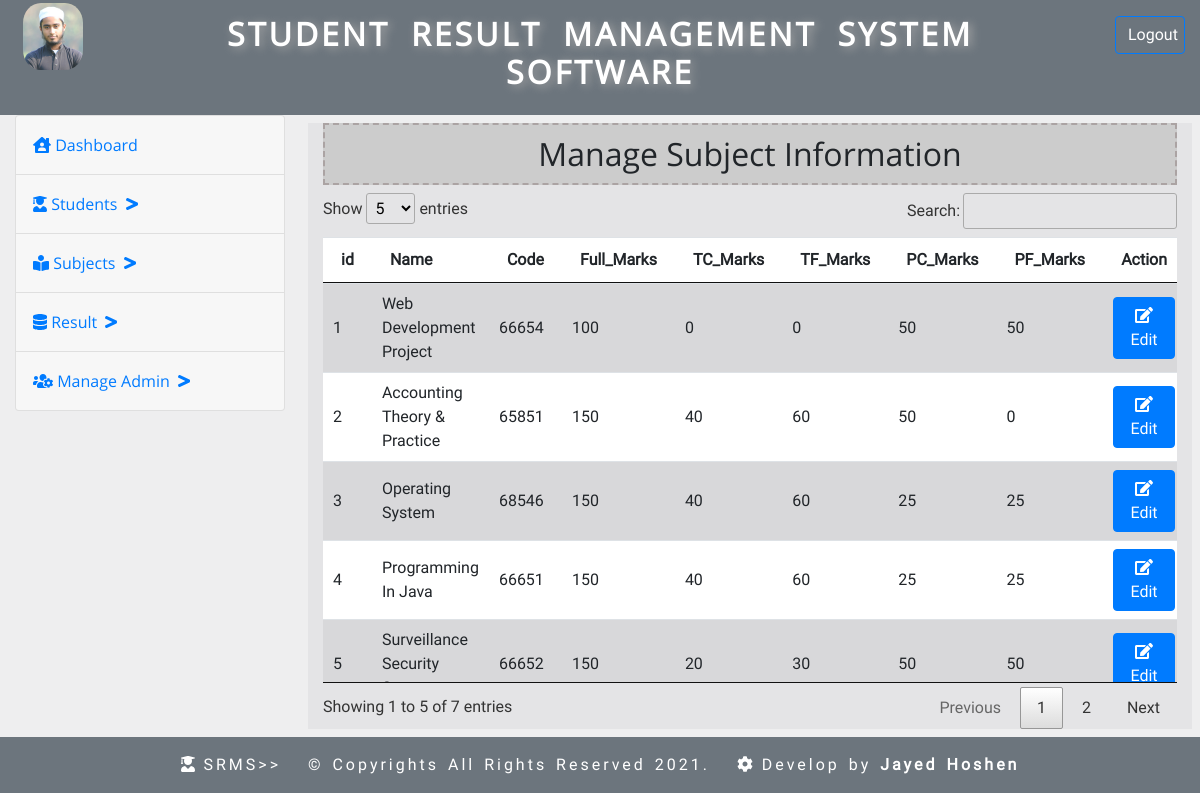
The page /manage_subject.php (signed in) on the database as committed earlier.
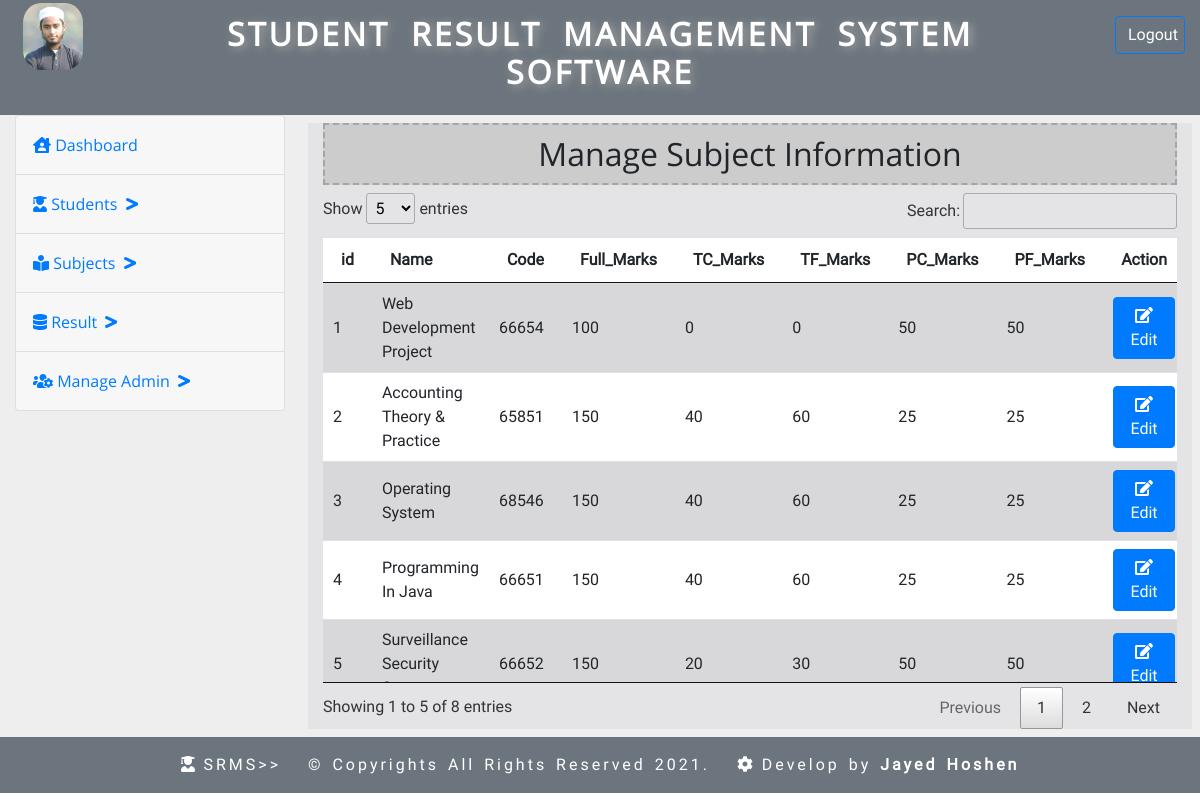
The same page on the database as committed later.
### tables this page shows
CREATE TABLE `subject` (
  `id` int(11) NOT NULL,
  `name` varchar(250) NOT NULL,
  `code` int(10) NOT NULL,
  `f_mark` int(5) NOT NULL,
  `tc_mark` int(5) NOT NULL,
  `tf_mark` int(5) NOT NULL,
  `pc_mark` int(5) NOT NULL,
  `pf_mark` int(5) NOT NULL,
  `add_date` timestamp NOT NULL DEFAULT CURRENT_TIMESTAMP ON UPDATE CURRENT_TIMESTAMP
);

### manage_subject.php (the view, shortened to what this page needs)
<?php include_once('./inc/header.php'); ?>
<h2 class="page_title">Manage Subject Information</h2>
<div class="management_table table-responsive">
    <table class="table table-striped table-hover" id="manageTable">
        <thead style="background-color:#FFFFFF;">
            <tr>
                <th>id</th>
                <th>Name</th>
                <th>Code</th>
                <th>Full_Marks</th>
                <th>TC_Marks</th>
                <th>TF_Marks</th>
                <th>PC_Marks</th>
                <th>PF_Marks</th>
                <th>Action</th>
            </tr>
        </thead>
        <tbody>
            <?php
                $query = "SELECT * FROM subject ORDER BY code ASC";
                $result = mysqli_query($connection, $query);
                if (mysqli_num_rows($result) > 0) {
                    while ($row = mysqli_fetch_assoc($result)) {
                        $data = '';
                        $data .= '<tr>';
                        $data .= '<td>'.$row['id'].'</td>';
                        $data .= '<td>'.$row['name'].'</td>';
                        $data .= '<td>'.$row['code'].'</td>';
                        $data .= '<td>'.$row['f_mark'].'</td>';
                        $data .= '<td>'.$row['tc_mark'].'</td>';
                        $data .= '<td>'.$row['tf_mark'].'</td>';
                        $data .= '<td>'.$row['pc_mark'].'</td>';
                        $data .= '<td>'.$row['pf_mark'].'</td>';
                        $data .= '<td>'.'<form action="edit_subject.php" method="post">
                        <input type="hidden" name="stdid" value="'.$row['id'].'">
                        <button type="submit" class="btn btn-primary" style="cursor:pointer;">
                        <i class="fa fa-edit"></i> Edit</button></form>'.'</td>';
                        $data .= '</tr>';
                        echo $data;
                    }
                }
            ?>
        </tbody>
    </table>
</div>
<?php include_once('./inc/footer.php'); ?>

Rows that differ between the two databases and show on the page:
changed subject "Accounting Theory & Practice": pc_mark "50" → "25"; pf_mark "0" → "25"
Other text that changed with them:
text written by a page script: "Show entries Search: Showing 1 to 5 of 7 entries Previous 1 2 Next" → "Show entries Search: Showing 1 to 5 of 8 entries Previous 1 2 Next"
